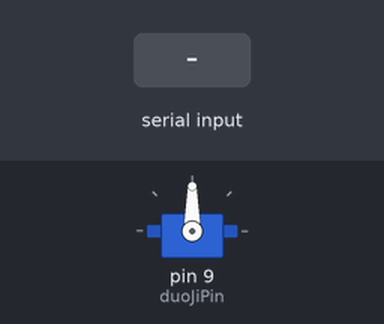
This sketch was run on a simulated Arduino Uno, built with avr-gcc and run on an emulated ATmega328P. On the bench: servo. The inputs (shaded band) are chosen by the test bench. What the sketch prints to the serial monitor is not drawn.

Above: at 1.2 s.
1.3 s: "30,150\n" received over the second serial link
At 2.6 s:
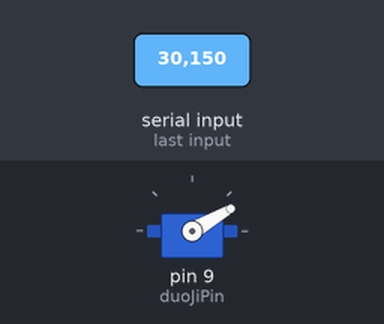
3.8 s: "5\n" received over the second serial link
At 5.7 s:
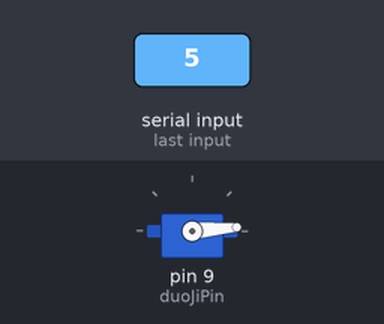
6.3 s: "90,45\n" received over the second serial link
At 7.6 s:
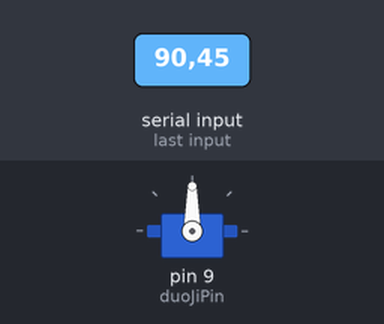
Timing chart, 0 to 9.3 s (numbered marks = the images above; inputs shaded):
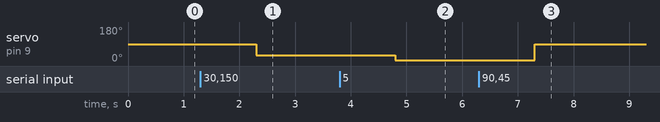

Measured:
- after the input at 1.3 s, servo on pin 9 (duoJiPin): 90° → 30° after 1.0 s
- after the input at 3.8 s, servo on pin 9 (duoJiPin): 30° → 5° after 1.0 s
- after the input at 6.3 s, servo on pin 9 (duoJiPin): 5° → 90° after 1.0 s

The sketch:

_BlueTeethServo_.ino
```cpp
#include <Servo.h>
#include <SoftwareSerial.h>//导入库

Servo duoJi;
int duoJiPin=9;//定义舵机与引脚

SoftwareSerial BT(2,3);//连接蓝牙模块

void duoJiRotate(int angle){
  duoJi.write(angle);
  Serial.print("舵机转至：");
  Serial.print(angle);
  Serial.println("度");
}//旋转角度函数

void setup() {
  // put your setup code here, to run once:
  Serial.begin(9600);
  BT.begin(9600);
  duoJi.attach(duoJiPin);//连接舵机
}

void loop() {
  // put your main code here, to run repeatedly:
  if(BT.available()){
    String input=BT.readString();//读取angle
    input.trim();//去除空格与换行符等
    int angle=input.toInt();//赋值angle

    if(angle>=0&&angle<=180){
      duoJiRotate(angle);//调用函数
    }else{
      Serial.println("角度应处于0—180范围内");//范围提示
    }
  }
}
```
